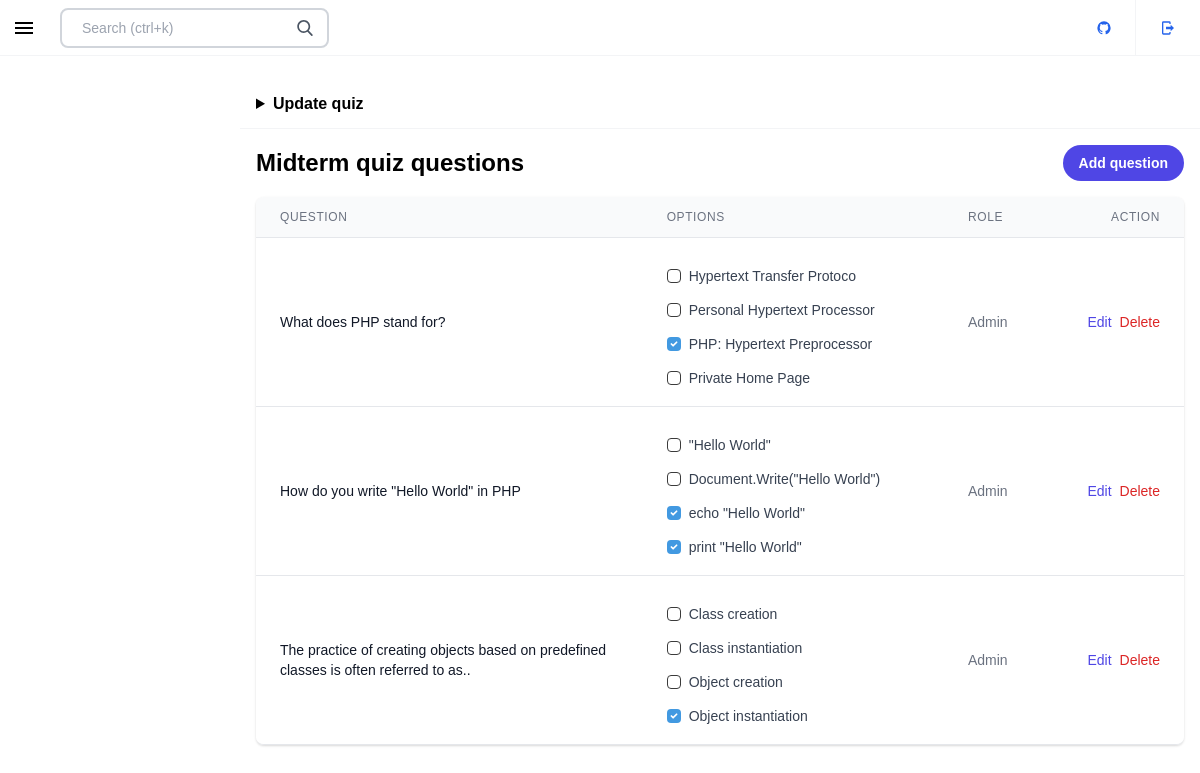
Screenshot of /admin/index.php?edit_quiz=1 (signed in) with the database file from the repository.
### tables this page shows
CREATE TABLE `course_quizz` (
  `id` int(11) NOT NULL AUTO_INCREMENT,
  `quiz_name` varchar(255) DEFAULT NULL,
  `course_id` int(11) DEFAULT NULL,
  PRIMARY KEY (`id`),
  KEY `quizz_course_fk` (`course_id`),
  CONSTRAINT `quizz_course_fk` FOREIGN KEY (`course_id`) REFERENCES `courses` (`id`)
);

CREATE TABLE `course_questions` (
  `id` int(11) NOT NULL AUTO_INCREMENT,
  `question` text DEFAULT NULL,
  `quiz_id` int(11) DEFAULT NULL,
  PRIMARY KEY (`id`),
  KEY `course_question_quiz_fk` (`quiz_id`),
  CONSTRAINT `course_question_quiz_fk` FOREIGN KEY (`quiz_id`) REFERENCES `course_quizz` (`id`)
);

### admin/inc/function.php (called while the page is built, shortened)
<?php
function get_quiz($quiz_id)
{
    include("inc/connect.php");
    $query = $con->prepare("select * from course_quizz where id=:quiz_id");
    $query->bindParam("quiz_id", $quiz_id);
    $query->setFetchMode(PDO::FETCH_ASSOC);
    $query->execute();
    $row = $query->fetch();
    return $row;
}
function quiz_question_options($quiz_id)
{
    include("inc/connect.php");
    $separator = '<--br-->';
    $concat_sep = '<---->';
    $topic_list = [];
    $query = $con->prepare("select q.*, group_concat(distinct o.content,'<---->' , o.id separator  '<--br-->') as options,  group_concat(distinct a.option_answer_id separator '<--br-->') as answers from course_questions q inner join course_question_options o on q.id = o.question_id left join course_question_answer a on q.id=a.question_id where q.quiz_id=:quiz_id group by q.id;");
    $query->bindParam("quiz_id", $quiz_id);
    $query->setFetchMode(PDO::FETCH_ASSOC);
    $query->execute();
    while ($row = $query->fetch()) {
        $concat_options = explode($separator, $row['options']);
        $options = [];
        $option_ids = [];
        for ($i = 0; $i < count($concat_options); $i++) {
            $option = $concat_options[$i];
            $split = explode($concat_sep, $option);
            $options[] = $split[0];
            $option_ids[] = $split[1];
        }
        $row['options'] = $options;
        $row['option_ids'] = $option_ids;
        $row['answers'] = explode($separator, $row['answers']);
        $topic_list[] = $row;
    }
    return $topic_list;
}

### admin/inc/quiz/edit_quiz.php (the view, shortened to what this page needs)
<?php
$quiz_id = $_GET['edit_quiz'];
$quiz = get_quiz($quiz_id);
?>
<div class="">
  <header class="border-gray-100 flex items-stretch border-b dark:border-gray-800">
    <div class="flex items-center py-3 flex-grow font-bold px-4">
      <details class="w-full">
        <summary>Update quiz</summary>
      </details>
    </div>
  </header>
  <div class="flex">
    <div class="flex flex-col flex-grow mt-4">
      <div class="flex items-center justify-between px-4">
        <p class="text-2xl font-bold"><?php echo $quiz['quiz_name'] ?> quiz questions</p>
        <div class="px-4 py-2 rounded-full bg-indigo-600 font-bold text-sm text-white">
          <a href="?add_question&quiz_id=<?php echo $quiz_id ?>">
            Add question
          </a>
        </div>
      </div>
      <div class="my-2">
        <div class="py-2 align-middle px-4">
          <div class="shadow overflow-hidden border-b border-gray-200 sm:rounded-lg">
            <table class="divide-y divide-gray-200 min-w-full">
              <thead class="bg-gray-50">
                <tr>
                  <th scope="col" class="px-6 py-3 text-left text-xs font-medium text-gray-500 uppercase tracking-wider w-5/12">Question</th>
                  <th scope="col" class="px-6 py-3 text-left text-xs font-medium text-gray-500 uppercase tracking-wider">Options</th>
                  <th scope="col" class="px-6 py-3 text-left text-xs font-medium text-gray-500 uppercase tracking-wider">Role</th>
                  <th scope="col" class="px-6 py-3 text-left text-xs font-medium text-gray-500 uppercase tracking-wider text-right">Action</th>
                </tr>
              </thead>
              <tbody class="bg-white divide-y divide-gray-200">
                <?php
                $questions = quiz_question_options($quiz_id);
                foreach ($questions as $res) {
                ?>
                  <tr>
                    <td class="px-6 py-4 w-5/12">
                      <div class="text-sm font-medium text-gray-900"> <?php echo nl2br($res['question']) ?> </div>
                    </td>
                    <td class="px-6 py-4">
                      <div class="text-sm font-medium text-gray-900">
                        <ul>
                          <?php
                          $i = -1;
                          foreach ($res['options'] as $option) { ?>
                            <?php $i++; ?>
                            <div>
                              <label class="inline-flex items-center mt-3">
                                <input type="checkbox" class="form-checkbox h-5 w-5 text-gray-600 block" <?php echo (in_array($res['option_ids'][$i], $res['answers']) ? 'checked' : '') ?>>
                                <span class="ml-2 text-gray-700">
                                  <li><?php echo htmlspecialchars($option); ?></li>
                                </span>
                              </label>
                            </div>
                          <?php } ?>
                        </ul>
                      </div>
                    </td>
                    <td class="px-6 py-4 whitespace-nowrap text-sm text-gray-500">Admin</td>
                    <td class="px-6 py-4 whitespace-nowrap text-right text-sm font-medium">
                      <div class="flex justify-end items-center">
                        <a href="index.php?edit_question=<?php echo $res['id'] ?>" class="text-indigo-600 hover:text-indigo-900">Edit</a>
                        <form action="inc/controller/course_quiz_controller.php" method="POST">
                          <button name="del_question" class="text-red-600 hover:text-red-900 ml-2">Delete</button>
                        </form>
                      </div>
                    </td>
                  </tr>
                <?php }                  ?>
              </tbody>
            </table>
          </div>
        </div>
      </div>
    </div>
  </div>
</div>

### admin/css/style.css (style rules this page uses)
* { margin: 0; padding: 0; font-family: 'Lucida Sans', 'Lucida Sans Regular', 'Lucida Grande', 'Lucida Sans Unicode', Geneva, Verdana, sans-serif; }
label { text-align: left; display: block; }
.text-right { text-align: right; }
summary { cursor: pointer; }
.form-checkbox { -webkit-appearance: none; -moz-appearance: none; appearance: none; -webkit-print-color-adjust: exact; color-adjust: exact; display: inline-block; vertical-align: middle; background-origin: border-box; -webkit-user-select: none; -moz-user-select: none; -ms-user-select: none; user-select: none; flex-shrink: 0; height: 1em; width: 1em; color: #4299e1; background-color: #fff; border-color: #3b3b3b; border-width: 1px; border-radius: 0.25rem; }
.form-checkbox:checked { border-color: transparent; background-color: currentcolor; }

### rows the page displays
course_quizz: quiz_name "Midterm"
course_questions: question "What does PHP stand for?", option "Hypertext Transfer Protoco", option "Personal Hypertext Processor", option "PHP: Hypertext Preprocessor", option "Private Home Page"
course_questions: question "How do you write \"Hello World\" in PHP", option "\"Hello World\"", option "Document.Write(\"Hello World\")", option "echo \"Hello World\"", option "print \"Hello World\""
course_questions: question "The practice of creating objects based on predefined classes is often referred to as..", option "Class creation", option "Class instantiation", option "Object creation", option "Object instantiation"
